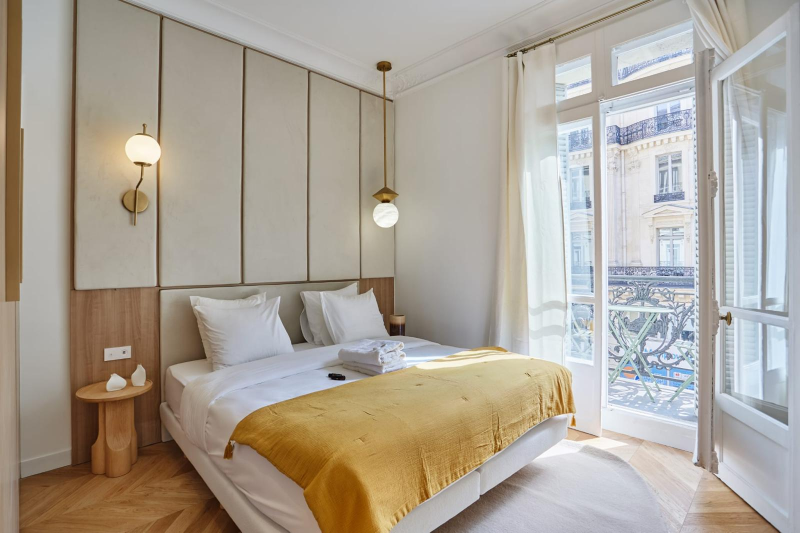
#> input picture medias-bruts/photo_07.jpeg, 1600 x 1066 px, given as the content of the folder me/t1/scripts/../public/photos/../medias-bruts/photo_07.jpeg, which was not available (shown at 1/2 size)
$ python qualite-photos.py ../medias-bruts/photo_07.jpeg
#> lines starting #> are read from the running program, lines starting #| are printed output that depends on the picture; pictures that were not available may be replaced by others from this repository, and a replacement may not be noted
#!/usr/bin/env python3
"""
Note la qualité TECHNIQUE d'une photo telle que le visiteur la voit.

Pourquoi ce script : « mauvaise qualité » est un jugement à l'œil, mais il a des
causes mesurables, et les mesurer permet de trier 244 fichiers sans en ouvrir 244.
Quatre défauts sont recherchés, chacun visible à l'écran :

  1. DÉFINITION INSUFFISANTE — l'image est affichée plus large qu'elle n'est large.
     Le navigateur l'agrandit, elle devient floue/pixelisée. C'est le défaut n°1
     des photos reçues par messagerie (WhatsApp recompresse à 1600 px puis moins).
  2. FLOU / MANQUE DE PIQUÉ — mesuré par la variance du laplacien, calculée APRÈS
     réduction à la largeur d'affichage réelle : une photo de 4000 px floue reste
     floue une fois réduite, une photo nette le reste aussi. C'est donc bien le
     piqué PERÇU qui est noté, pas le piqué du fichier.
  3. COMPRESSION EXCESSIVE — octets par mégapixel. Sous ~120 ko/Mpx, les aplats
     (murs, ciel, plafond) se cassent en blocs et en halos autour des arêtes.
  4. EXPOSITION RATÉE — proportion de pixels écrêtés (blancs brûlés / noirs bouchés)
     et luminosité moyenne. Une fenêtre cramée ou un angle de pièce noir ne se
     rattrape pas : l'information n'est plus dans le fichier.

Le script ne décide RIEN seul : il classe et signale, la sélection finale se fait
à l'œil sur les photos qu'il remonte.

Usage :  python3 scripts/qualite-photos.py [dossier ...]
"""
import os, sys, math
from PIL import Image, ImageFilter, ImageStat

RACINE = os.path.join(os.path.dirname(os.path.abspath(__file__)), "..", "public", "photos")

# Largeur d'affichage réelle sur le site : la galerie des réalisations est une
# grille de 3 colonnes dans un conteneur de ~1200 px, soit ~380 px de large, mais
# les écrans Retina en demandent le double. On juge donc le piqué à 760 px.
LARGEUR_AFFICHAGE = 760
# Les vignettes en pleine largeur (héros, avant/après) montent à ~1200 px logiques.
LARGEUR_PLEINE = 1600

NOYAU_LAPLACIEN = ImageFilter.Kernel((3, 3), [0, 1, 0, 1, -4, 1, 0, 1, 0], scale=1, offset=128)


def mesures(chemin, largeur_cible=LARGEUR_AFFICHAGE):
#> called with largeur_cible = 760
    im = Image.open(chemin)
#> im is the input picture: PIL image 1600x1066 RGB; mean R, G, B 171.9, 163.7, 152.3
    l, h = im.size
#> l = 1600; h = 1066
    im = im.convert("L")
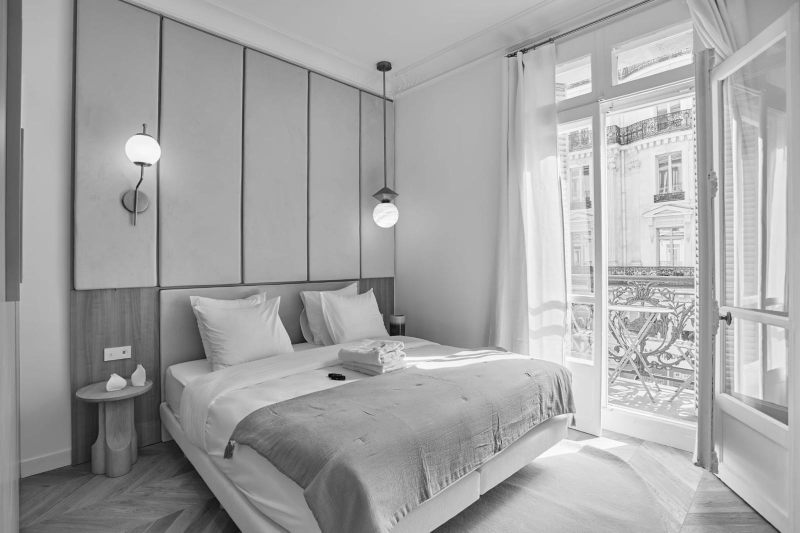
#> im: PIL image 1600x1066 L (shown at 1/2 size); min 0, max 255, mean 164.8
    # Réduction à la taille d'affichage : c'est là qu'on juge le piqué perçu.
    if l > largeur_cible:
        im_a = im.resize((largeur_cible, max(1, round(h * largeur_cible / l))), Image.LANCZOS)
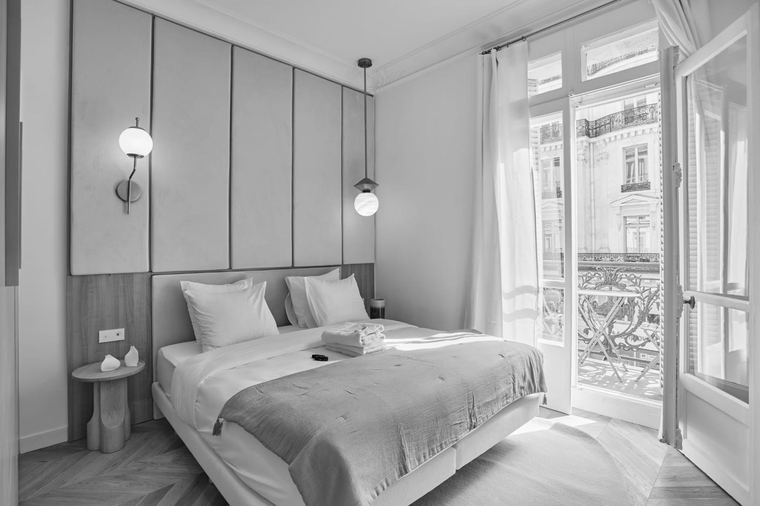
#> im_a: PIL image 760x506 L; min 1, max 255, mean 164.8
    else:
        im_a = im
    lap = im_a.filter(NOYAU_LAPLACIEN)
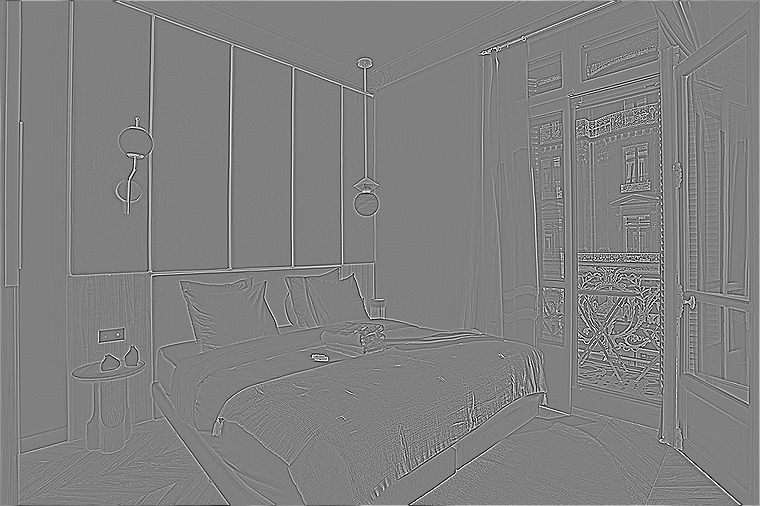
#> lap: PIL image 760x506 L; min 0, max 255, mean 128.1
    st = ImageStat.Stat(lap)
    piq = st.stddev[0] ** 2
#> piq = 478.8

    hist = im.histogram()
#> hist = 256 values, max 47946 at index 169, min 1 at index 0, mean 6662.5
    total = sum(hist)
#> total = 1705600
    noirs = sum(hist[0:3]) / total
#> noirs = 3.52e-06
    blancs = sum(hist[253:256]) / total
#> blancs = 0.000177
    lum = ImageStat.Stat(im).mean[0]
#> lum = 164.8
    contraste = ImageStat.Stat(im).stddev[0]
#> contraste = 40.2

    octets = os.path.getsize(chemin)
    mpx = (l * h) / 1_000_000
#> mpx = 1.71
    ko_mpx = (octets / 1024) / mpx if mpx else 0
#> ko_mpx = 88.61
    return dict(l=l, h=h, mpx=mpx, piq=piq, noirs=noirs, blancs=blancs,
                lum=lum, contraste=contraste, ko_mpx=ko_mpx, octets=octets)


def defauts(m, largeur_cible):
    d = []
    if m["l"] < largeur_cible:
        d.append(f"DÉFINITION {m['l']}px < {largeur_cible}px affichés")
    if m["piq"] < 60:
        d.append(f"FLOU (piqué {m['piq']:.0f})")
    elif m["piq"] < 110:
        d.append(f"mou (piqué {m['piq']:.0f})")
    if m["ko_mpx"] < 120:
        d.append(f"COMPRESSÉE ({m['ko_mpx']:.0f} ko/Mpx)")
    if m["blancs"] > 0.06:
        d.append(f"HAUTES LUMIÈRES BRÛLÉES ({m['blancs']*100:.0f}%)")
    if m["noirs"] > 0.10:
        d.append(f"NOIRS BOUCHÉS ({m['noirs']*100:.0f}%)")
    if m["lum"] < 62:
        d.append(f"SOUS-EXPOSÉE (lum {m['lum']:.0f})")
    if m["contraste"] < 32:
        d.append(f"TERNE (contraste {m['contraste']:.0f})")
    return d


def main():
    dossiers = sys.argv[1:] or ["chantiers"]
    lignes = []
    for dossier in dossiers:
        base = os.path.join(RACINE, dossier)
        for nom in sorted(os.listdir(base)):
            if not nom.lower().endswith((".jpg", ".jpeg", ".png", ".webp")):
                continue
            chemin = os.path.join(base, nom)
            try:
                m = mesures(chemin)
#> m = 10 items
            except Exception as e:
                print(f"!! {nom} : {e}")
                continue
            d = defauts(m, LARGEUR_AFFICHAGE)
#> d = ['COMPRESSÉE (89 ko/Mpx)']
            grave = sum(1 for x in d if x[0].isupper() and x.split()[0].isupper())
#> grave = 1
            lignes.append((grave, -len(d), f"{dossier}/{nom}", m, d))

    lignes.sort(key=lambda x: (-x[0], x[1], -x[3]["piq"]))
    print(f"{len(lignes)} images analysées\n")
#| 1 images analysées
    print(f"{'fichier':<62} {'px':>11} {'piqué':>6} {'ko/Mpx':>7}  défauts")
    print("-" * 150)
    for grave, _, nom, m, d in lignes:
        print(f"{nom:<62} {m['l']}x{m['h']:<6} {m['piq']:6.0f} {m['ko_mpx']:7.0f}  {'; '.join(d)}")
#> this loop made 1 pass
#> (grave, d) on pass 1: (1, ['COMPRESSÉE (89 ko/Mpx)'])
#| ../medias-bruts/photo_07.jpeg/photo_07.jpeg                    1600x1066      479      89  COMPRESSÉE (89 ko/Mpx)


if __name__ == "__main__":
    main()

$ run again, on medias-bruts/photo_11.jpeg
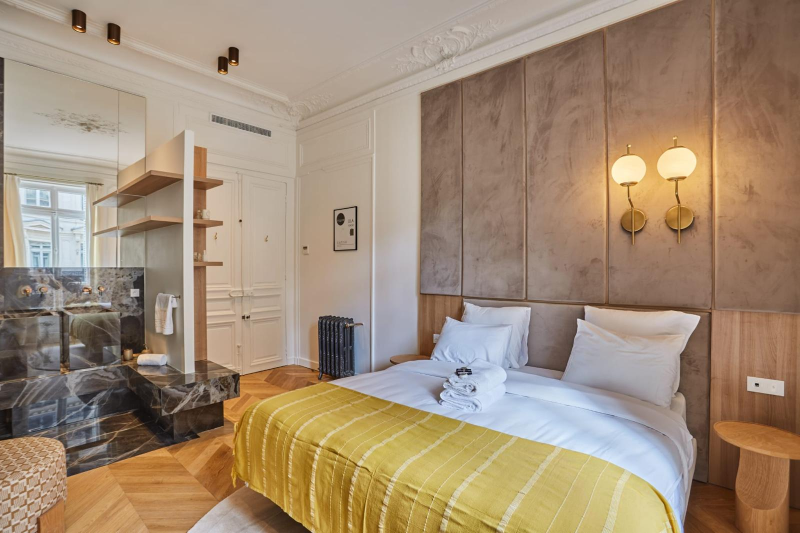
#> input picture medias-bruts/photo_11.jpeg, 1600 x 1066 px, given as the content of the folder me/t2/scripts/../public/photos/../medias-bruts/photo_11.jpeg, which was not available (shown at 1/2 size)
#> in mesures, im is the input picture: PIL image 1600x1066 RGB; mean R, G, B 161.8, 140.7, 118.3
#> im: PIL image 1600x1066 L
#> in mesures, `im_a = im.resize((largeur_cible, max(1, round(h * largeur_cible / l)))..`:
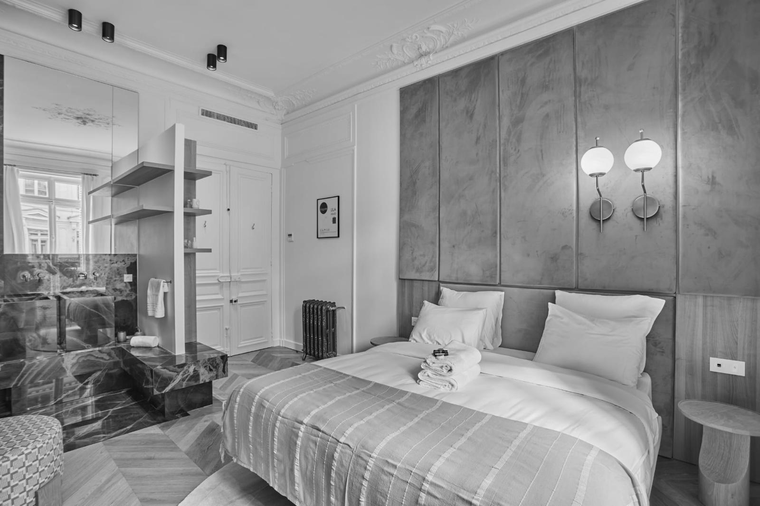
#> im_a: PIL image 760x506 L; min 0, max 246, mean 144.5
#> in mesures, `lap = im_a.filter(NOYAU_LAPLACIEN)`:
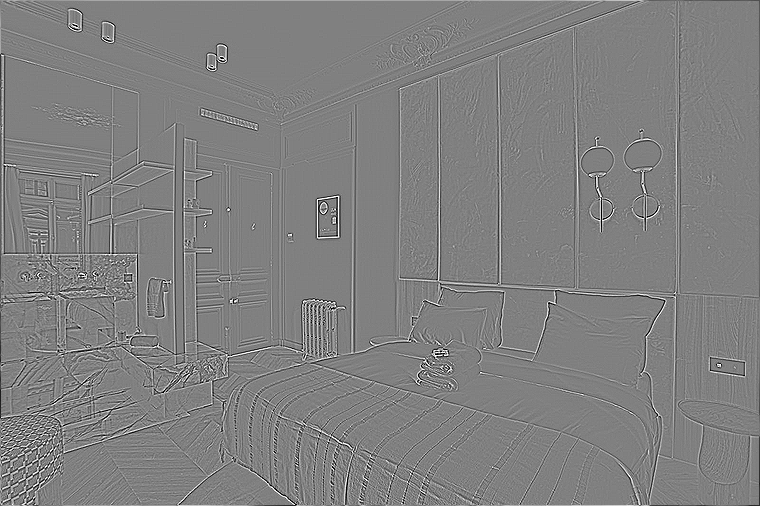
#> lap: PIL image 760x506 L; min 0, max 255, mean 128
#> piq = 447
#> hist = 256 values, max 60771 at index 169, min 0 at index 252, mean 6662.5
#> total = 1705600
#> noirs = 1.76e-05
#> blancs = 0
#> lum = 144.5
#> contraste = 40.17
#> m = 10 items
#> in main, `d = defauts(m, LARGEUR_AFFICHAGE)`: d = ['COMPRESSÉE (95 ko/Mpx)']
#> in main, `grave = sum(1 for x in d if x[0].isupper() and x.split()[0].isupper())`: grave = 1
#| 1 images analysées
#> the loop in main, `for grave, _, nom, m, d in lignes:` made 1 pass
#> (grave, d) on pass 1: (1, ['COMPRESSÉE (95 ko/Mpx)'])
#> (printed output is left out)

$ run again, on medias-bruts/photo_13.jpeg
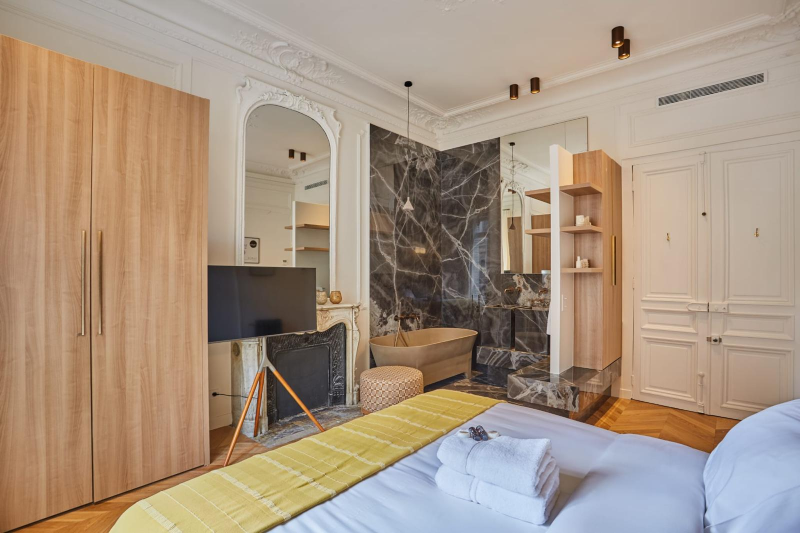
#> input picture medias-bruts/photo_13.jpeg, 1600 x 1066 px, given as the content of the folder me/t3/scripts/../public/photos/../medias-bruts/photo_13.jpeg, which was not available (shown at 1/2 size)
#> in mesures, im is the input picture: PIL image 1600x1066 RGB; mean R, G, B 168.1, 148.5, 129.9
#> im: PIL image 1600x1066 L
#> in mesures, `im_a = im.resize((largeur_cible, max(1, round(h * largeur_cible / l)))..`:
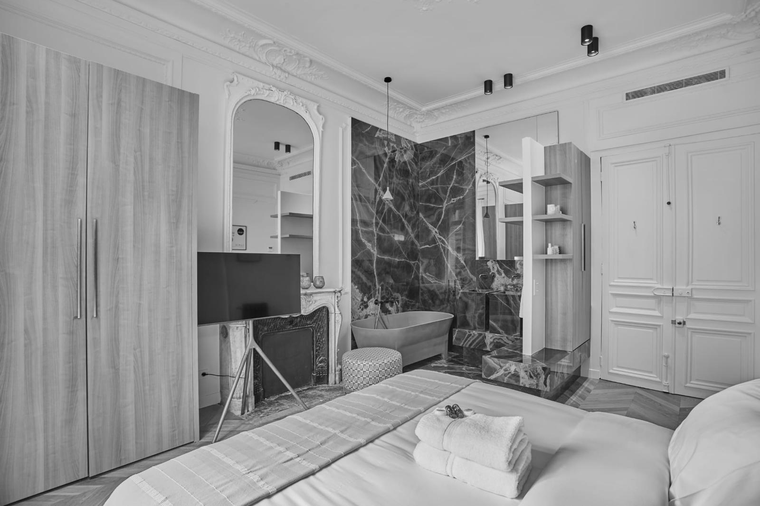
#> im_a: PIL image 760x506 L; min 0, max 248, mean 152.2
#> in mesures, `lap = im_a.filter(NOYAU_LAPLACIEN)`:
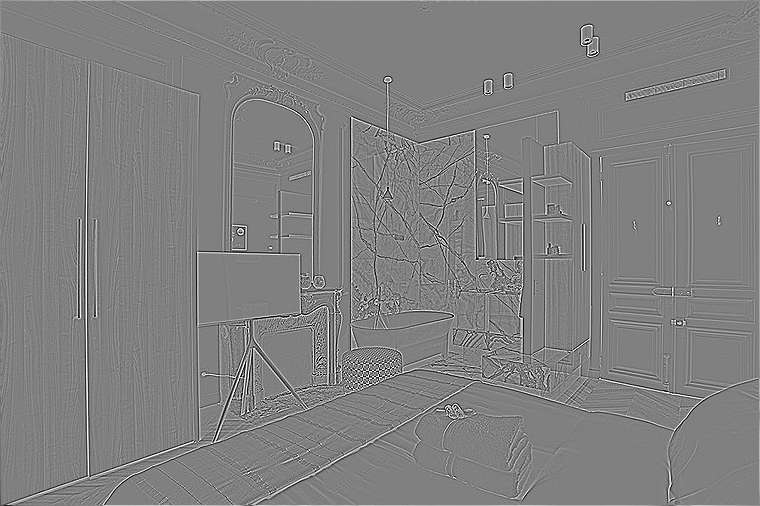
#> lap: PIL image 760x506 L; min 0, max 255, mean 128.2
#> piq = 507.5
#> hist = 256 values, max 67254 at index 175, min 0 at index 237, mean 6662.5
#> total = 1705600
#> noirs = 1.58e-05
#> blancs = 0
#> lum = 152.2
#> contraste = 38.93
#> m = 10 items
#> in main, `d = defauts(m, LARGEUR_AFFICHAGE)`: d = ['COMPRESSÉE (92 ko/Mpx)']
#> in main, `grave = sum(1 for x in d if x[0].isupper() and x.split()[0].isupper())`: grave = 1
#| 1 images analysées
#> the loop in main, `for grave, _, nom, m, d in lignes:` made 1 pass
#> (grave, d) on pass 1: (1, ['COMPRESSÉE (92 ko/Mpx)'])
#> (printed output is left out)
